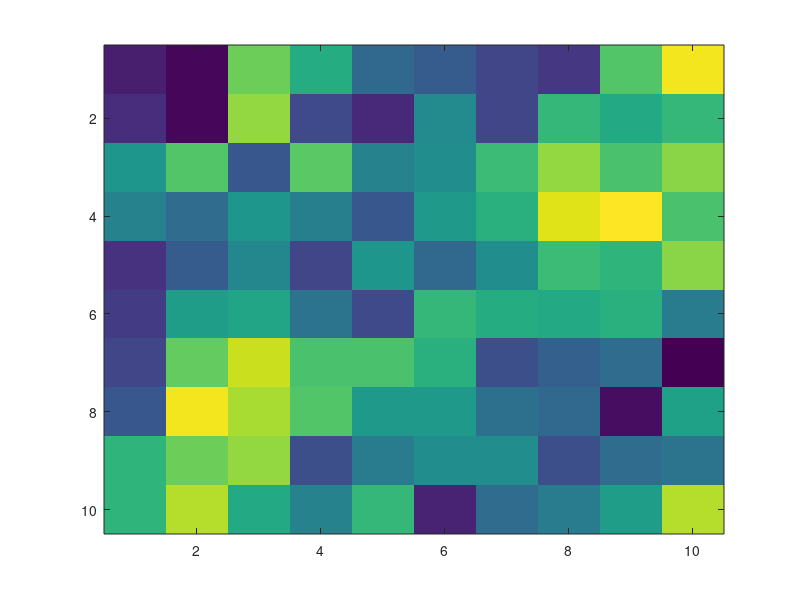
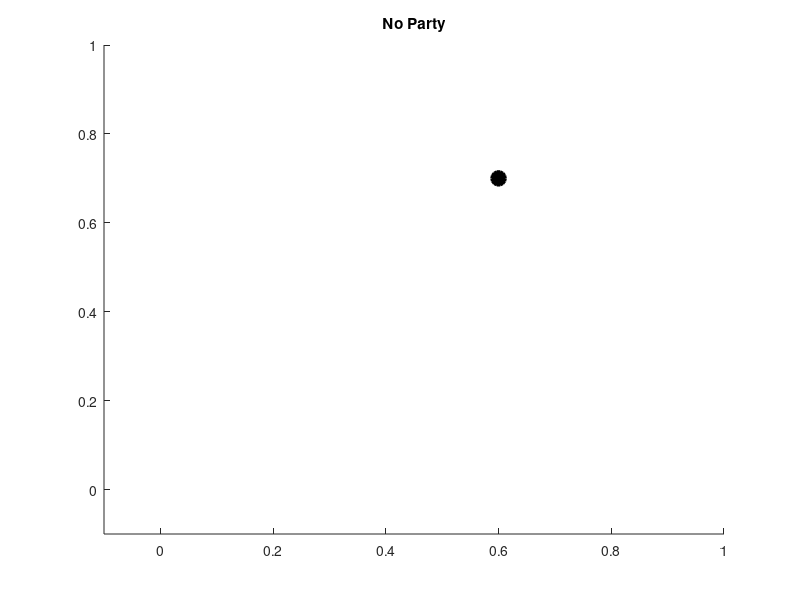
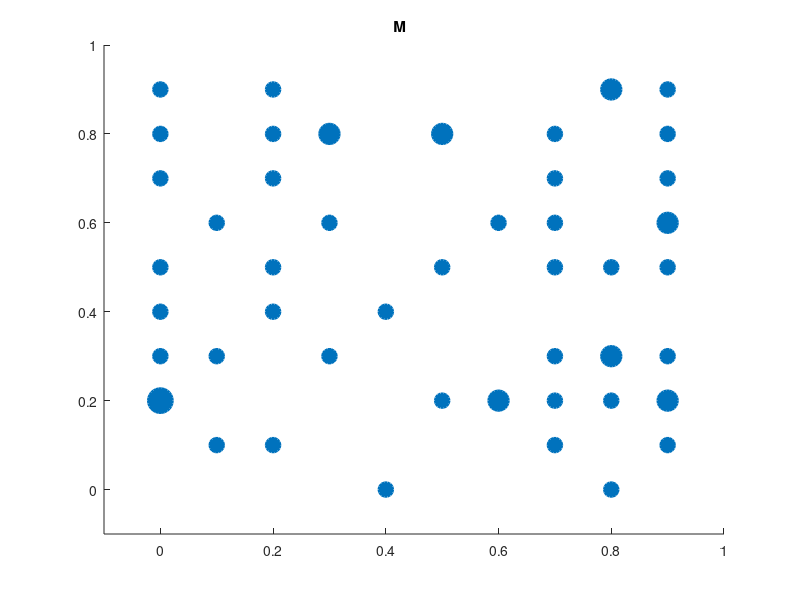
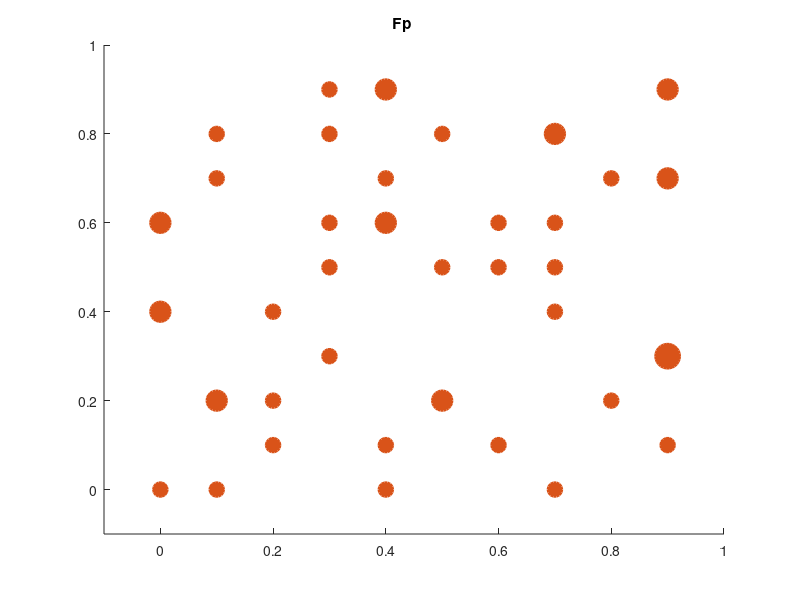

Write MATLAB code to recreate these figures, in order.
%Data Preprocessing
clear all
close all

load votes.dat;
load mpparty.dat;
load mpsex.dat;
load mpdistrict.dat

votes = reshape(votes,[349 31]);

%SOM
max_neighbour = 3;
epochs = 200;
eta = 0.02;
w = randi([2],100,31)/2;
% w = rand(100,31)

for i = 1:epochs
   n_func = max(0, round(max_neighbour*exp(-i/(epochs/2))));
   for j = randperm(349)
        update_index = [];
        [distance index] = min(sum(((votes((j),:) - w).^2),2));
        for k = -n_func:n_func
            update_index = [update_index find((abs((1:100)-(index + k*10)) <= n_func).*(1:100))];
        end
        w(update_index,:) = w(update_index,:) + eta*(votes(j,:) - w(update_index,:));
        index;
   end
    imagesc(reshape((sum(w,2)),[10 10]))
    drawnow
end
%%
% Coding: 0=no party, 1='m', 2='fp', 3='s', 4='v', 5='mp', 6='kd', 7='c'
% Use some color scheme for these different groups
for k = 1:length(votes)
        [distance_ultimate(k) index_ultimate(k)] = min(sum(abs(((votes(k,:) - w))),2));
end

color_code = [0 0 0;0 0.4470 0.7410; 0.8500 0.3250 0.0980; 0.9290 0.6940 0.1250; ...
    0.4940 0.1840 0.5560; 0.4660 0.6740 0.1880; 0.3010 0.7450 0.9330; 0.6350 0.0780 0.1840];
title_names = ["No Party";"M"; "Fp";  "S"; "V"; "Mp"; "Kd"; "C"];

coord = zeros(100,2);
for i = 1:100
    num = i-1;
    coord(i,:) = [(num-mod(num,10))/10 mod(num,10)]/10;
end


for i = 0:7
    figure()
    ind = index_ultimate(find(mpparty==i));
    uni = unique(ind);
    cnt = histc(ind,uni);
    scatter(coord(uni,1),coord(uni,2),cnt*100,'markerfacecolor',[color_code(1+i,:)],'markeredgecolor',[color_code(1+i,:)],'LineWidth',2)
    hold on
    axis([-0.1 1 -0.1 1])
    title(title_names(i+1,:))
end
    
% legend('No Party','M', 'Fp', 'S', 'V', 'Mp', 'Kd', 'C','location','northeastoutside')  
axis([-0.1 1 -0.1 1])


